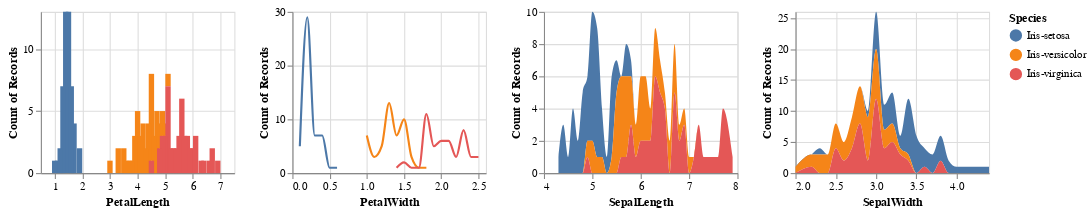

This figure's notebook cell:
### Code cell
line1 = alt.Chart(iris).mark_bar(interpolate='monotone').encode(
    x='PetalLength:Q', 
    y='count(PetalLength):Q',
    color='Species:N',
    # facet=alt.Facet('Species:N', title=None)
).properties(width=180, height=150)

line2 = alt.Chart(iris).mark_line(interpolate='monotone').encode(
    x='PetalWidth:Q',
    y='count(PetalWidth):Q',
    color='Species:N',
    # facet=alt.Facet('Species:N', title=None)
).properties(width=180, height=150)

line3 = alt.Chart(iris).mark_area(interpolate='monotone').encode(
    x='SepalLength:Q',
    y='count(SepalLength):Q',
    color='Species:N',
    # facet=alt.Facet('Species:N', title=None)
).properties(width=180, height=150)

line4 = alt.Chart(iris).mark_area(interpolate='monotone').encode(
    x='SepalWidth:Q',
    y='count(SepalWidth):Q',
    color='Species:N',
    # facet=alt.Facet('Species:N', title=None)
).properties(width=180, height=150)

alt.hconcat(line1,line2,line3,line4)

### Figure 1 — Vega-Lite specification as saved in the notebook (floating-point values rounded to 4 significant figures; data arrays with more than 128 entries replaced by an {"elided": "..."} marker saying what was removed)
{"config": {"view": {"continuousWidth": 400, "continuousHeight": 300}}, "hconcat": [{"mark": {"type": "bar", "interpolate": "monotone"}, "encoding": {"color": {"type": "nominal", "field": "Species"}, "x": {"type": "quantitative", "field": "PetalLength"}, "y": {"type": "quantitative", "aggregate": "count", "field": "PetalLength"}}, "height": 150, "width": 180}, {"mark": {"type": "line", "interpolate": "monotone"}, "encoding": {"color": {"type": "nominal", "field": "Species"}, "x": {"type": "quantitative", "field": "PetalWidth"}, "y": {"type": "quantitative", "aggregate": "count", "field": "PetalWidth"}}, "height": 150, "width": 180}, {"mark": {"type": "area", "interpolate": "monotone"}, "encoding": {"color": {"type": "nominal", "field": "Species"}, "x": {"type": "quantitative", "field": "SepalLength"}, "y": {"type": "quantitative", "aggregate": "count", "field": "SepalLength"}}, "height": 150, "width": 180}, {"mark": {"type": "area", "interpolate": "monotone"}, "encoding": {"color": {"type": "nominal", "field": "Species"}, "x": {"type": "quantitative", "field": "SepalWidth"}, "y": {"type": "quantitative", "aggregate": "count", "field": "SepalWidth"}}, "height": 150, "width": 180}], "data": {"name": "data-17573b73165b324fe49516a27bcc2ed5"}, "$schema": "https://vega.github.io/schema/vega-lite/v4.8.1.json", "datasets": {"data-17573b73165b324fe49516a27bcc2ed5": {"elided": "150 records"}}}
